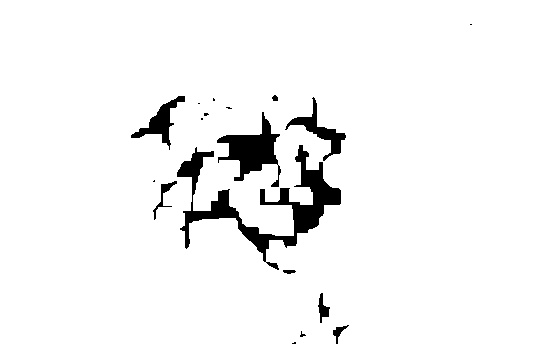
#> input picture TikTok_xie/pic_slide/temp.jpg, 552 x 344 px
$ python opencv_spot_location.py
#> lines starting #> are read from the running program, lines starting #| are printed output that depends on the picture; after the words box and inside, x2 and y2 are one past the last pixel; in counts of white or black regions, pixels touching at a corner belong together; long printed decimals are rounded
import cv2
import cv2  as cv
import numpy as np
# [47 lines of commented-out code are left out]
def ReadImg():
    img = cv2.imread('pic_slide/temp.jpg',1)
#> img is the input picture: shape (344, 552, 3); min 0, max 255, mean 243.5
    cv2.imshow('src',img)
    return img

# 高斯滤波
def GausBlur(src):
    dst = cv2.GaussianBlur(src,(5,5),1.5)
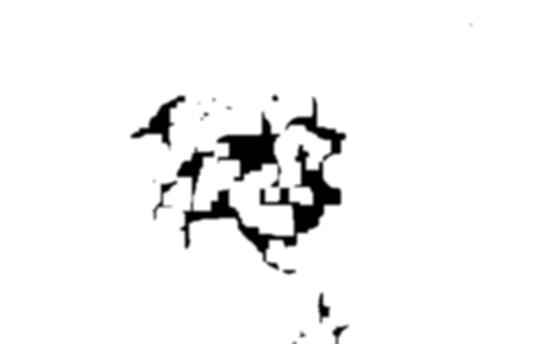
#> dst: shape (344, 552, 3); min 0, max 255, mean 243.5
    cv2.imshow('GausBlur',dst)
    return dst

# 灰度处理
def Gray_img(src):
    gray = cv2.cvtColor(src,cv2.COLOR_BGR2GRAY)
    cv2.imshow('gray',gray)

    return gray

# 二值化
def threshold_img(src):
    ret , binary = cv2.threshold(src,0,255,cv2.THRESH_BINARY|cv2.THRESH_TRIANGLE)
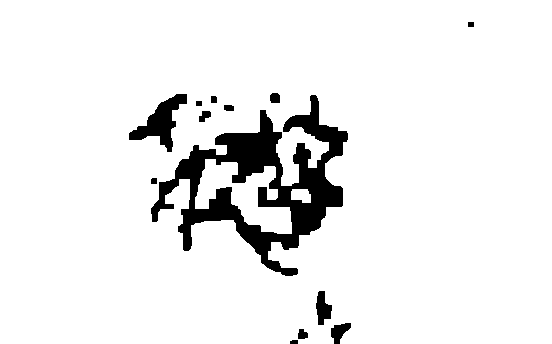
#> binary: shape (344, 552); 92.7% white; 13 black regions, largest, box (x1, y1, x2, y2) and area: (151, 95, 348, 276) 11489, (129, 94, 187, 152) 1292, (316, 291, 332, 325) 350
#> ret = 252
    print('threshold value %s'%ret)
#| threshold value 252.0
    # binary = cv2.bitwise_not(binary)
    cv2.imshow('threshold',binary)
    return binary

# 开运算操作
def open_mor(src):
    kernel = np.ones((5,5),np.uint8)
    opening = cv2.morphologyEx(src,cv2.MORPH_OPEN,kernel,iterations=3)  # iterations进行3次操作
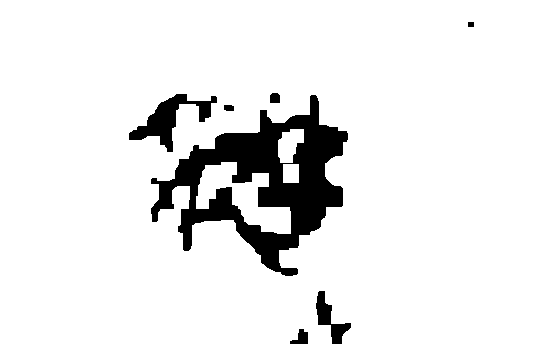
#> opening: shape (344, 552); 91.5% white; 7 black regions
    cv2.imshow('open',opening)
    return opening

# 轮廓拟合
def draw_shape(open_img, gray_img):
    contours,hierarchy = cv2.findContours(open_img,cv2.RETR_TREE,cv2.CHAIN_APPROX_SIMPLE)
#> contours = 9 contours; largest, box (x1, y1, x2, y2) and area: (0, 0, 552, 344) 188070, (150, 94, 349, 277) 17845, (196, 162, 291, 234) 2882, (128, 93, 218, 153) 1808, (278, 129, 304, 163) 573
    print('一共有%d个轮廓'%len(contours))
#| 一共有9个轮廓

    # cnt = contours[0] # 得到第一个的轮廓
    for cnt in contours:
        # 计算当前轮廓的周长
        perimeter = cv2.arcLength(cnt, True)
        area  = cv2.contourArea(cnt)
        # print('perimeter:', perimeter)

        rect = cv2.minAreaRect(cnt)
        box = cv2.boxPoints(rect)
        box = np.int0(box)
        # cv2.drawContours(gray_img,[box],-1,(0,0,255),3)  # 画矩形框

        # 图像轮廓及中心点坐标
        M = cv2.moments(cnt)
        center_x = int(M['m10']/M['m00'])
        center_y = int(M['m01']/M['m00'])

        # if perimeter>=340 and perimeter<=350:
        if perimeter>=285 and perimeter<=375 and area >=1100  and area<=4000:
            print('perimeter=', perimeter)
            print('area=', area)
            print('center_x:', center_x)
            print('center_y:', center_y)
            print('--------------------------------------------------------')
            # cv2.drawContours(gray_img, [box], -1, (0, 0, 255), 3)  # 画矩形框
            cv2.circle(gray_img,(center_x,center_y),7,128,-1) # 绘制中心点
            str1 = '('+str(center_x)+','+str(center_y)+')'
            cv2.putText(gray_img,str1,(center_x-50,center_y+40),cv2.FONT_HERSHEY_SIMPLEX,0.4,(255,255,0),2,cv2.LINE_AA)  # 绘制坐标点位
            cv2.imshow('show',gray_img)
#> this loop made 9 passes
#> (perimeter, area, rect, box, center_x, center_y) on passes 1, 2, 3, 5, 6, 7: (1961, 188069.5, ((275.5, 171.5), (343, 551), -90), [[551, 343], [0, 343], [0, 0], [551, 0]], 275, 170), (32.49, 70, ((228.5, 107.5), (7, 11), -90), [[234, 111], [223, 111], [223, 104], [234, 104]], 228, 107), (953.6, 17845, ((263.7, 194.8), (209.7, 166), -38.16), [[232, 324], [130, 194], [294, 64], [397, 195]], 260, 183), (405.5, 2881.5, ((248, 196.3), (57.13, 103.4), -71.03), [[287, 240], [189, 206], [208, 152], [306, 186]], 243, 197), (110.1, 573, ((290.5, 145.5), (33, 25), -90), [[303, 162], [278, 162], [278, 129], [303, 129]], 289, 144), (321.5, 1808, ((174, 119.6), (93.92, 44.97), -42.65), [[154, 167], [124, 134], [193, 71], [223, 104]], 169, 119)
#> (cnt, perimeter, area, rect, box, center_x, center_y) on pass 4: ([[283, 164], [283, 182], [298, 182], [298, 164]], 66, 270, ((290.5, 173), (18, 15), -90), [[298, 182], [283, 182], [283, 164], [298, 164]], 290, 173)
#| perimeter= 321.539
#| area= 1808.0
#| center_x: 169
#| center_y: 119
#| --------------------------------------------------------
        # return center_x
        # cv2.waitKey(0)

def main():
    src = ReadImg()
    gaus_img = GausBlur(src)
    gray_img = Gray_img(gaus_img)
    thres_img = threshold_img(gray_img)
    open_img = open_mor(thres_img)
    draw_shape(open_img,src)
    cv2.waitKey(0)

# [6 lines of commented-out code are left out]
main()
